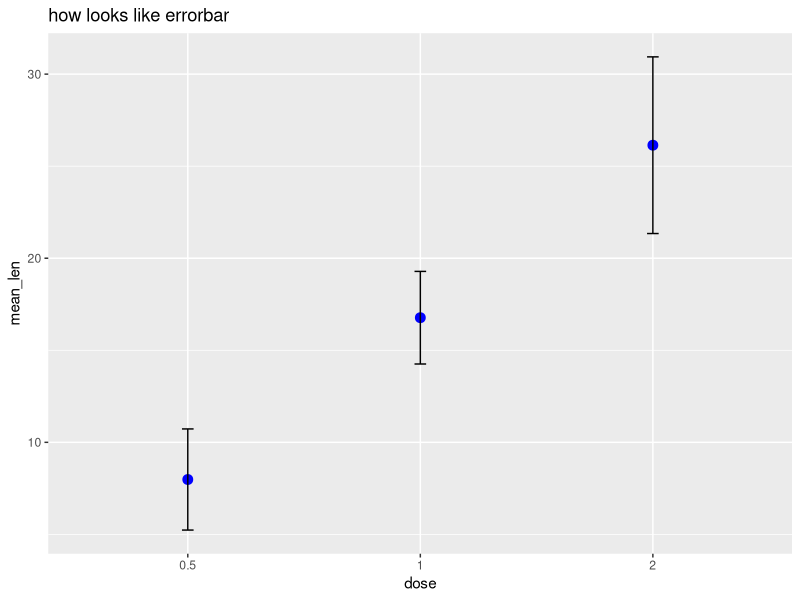
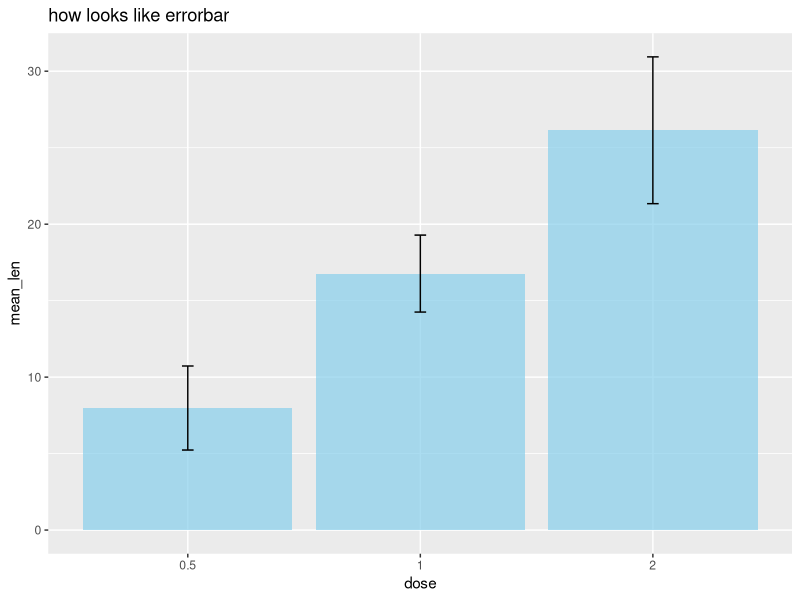

Reproduce these figures in R, in order.
library(tidyverse)
?geom_errorbar
?ToothGrowth
View(ToothGrowth)

ToothGrowth %>%
  filter(supp=="VC") %>%
  mutate(dose=as.factor(dose)) %>%
  group_by(dose) %>%
  summarise(mean_len=mean(len),
            sd_len=sd(len)) %>%
  ggplot(aes(dose,mean_len))+
  geom_point(size=3,
             color="blue")+
  geom_errorbar(aes(x=dose,
                    ymin= mean_len-sd_len,
                    ymax= mean_len+sd_len),
                width=.05)+
  labs(title="how looks like errorbar")
  
ToothGrowth %>%
  filter(supp=="VC") %>%
  mutate(dose=as.factor(dose)) %>%
  group_by(dose) %>%
  summarise(mean_len=mean(len),
            sd_len=sd(len)) %>%
  ggplot(aes(dose,mean_len))+
  geom_bar(stat="identity",
             fill="skyblue",
             alpha=0.7)+
  geom_errorbar(aes(x=dose,
                    ymin= mean_len-sd_len,
                    ymax= mean_len+sd_len),
                width=.05)+
  labs(title="how looks like errorbar")

